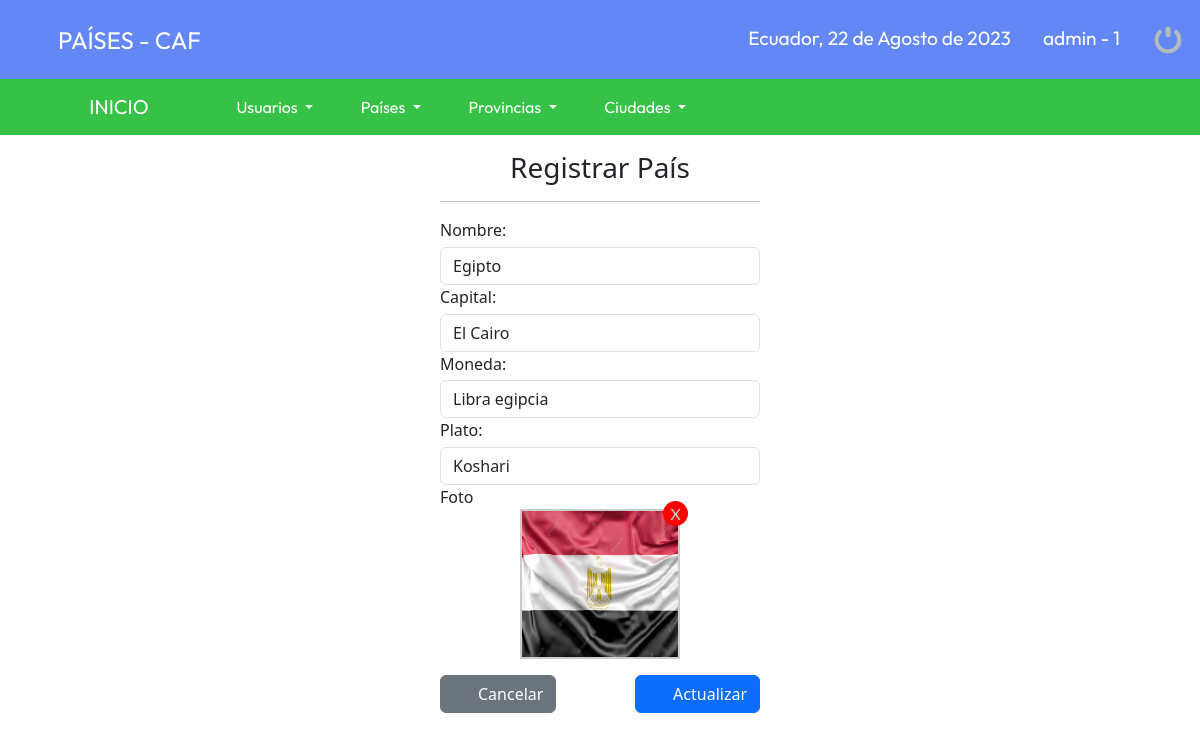
Page /CAF/sistema/editar_pais.php?id=1 (signed in) on the committed database.
### tables this page shows
CREATE TABLE `pais` (
  `idpais` bigint(11) NOT NULL,
  `nombrepais` varchar(20) NOT NULL,
  `capital` varchar(20) NOT NULL,
  `moneda` varchar(20) NOT NULL,
  `plato` varchar(20) NOT NULL,
  `date_add` datetime NOT NULL DEFAULT CURRENT_TIMESTAMP,
  `foto` text NOT NULL,
  `usuario_id` bigint(11) NOT NULL,
  `estatus` bigint(11) NOT NULL DEFAULT '1'
);

### CAF/sistema/editar_pais.php (the view, shortened to what this page needs)
<?php
	include "../conexion.php";
	if(empty($_REQUEST['id'])){
		header("location: lista_paises.php");
	}else{
		$idpais = $_REQUEST['id'];
		$query_producto = mysqli_query($conection, "SELECT idpais, nombrepais, capital, moneda, plato, foto FROM pais WHERE idpais=$idpais AND estatus = 1 ");
		$result_producto = mysqli_num_rows($query_producto);
		$foto = '';
		$classRemove = 'notBlock';
		if($result_producto > 0){
			$data_producto = mysqli_fetch_assoc($query_producto);
			if($data_producto['foto'] != 'img_producto.png'){
				$classRemove = '';
				$foto = '<img id="img" src="img/uploads/'.$data_producto['foto'].'" alt="Producto">';
			}
		}else{
			header("location: lista_paises.php");
		}
	}
?>
<!DOCTYPE html>
<html>
<head>
	<link rel="stylesheet" type="text/css" href="css/style.css">
</head>
<body>
	<?php include "includes/header.php"; ?>
	<div class="tile formularios">
        <h3 class="tile-title">Registrar País</h3>
        <hr>
            <div class="tile-body">
              	<form method="post" action="" enctype="multipart/form-data">
                	<div class="form-group">
                  		<label class="control-label">Nombre:</label>
                  		<input class="form-control" type="text" name="nombre" placeholder="Nombre del país" onkeyup="this.value=Letras(this.value)" value="<?php echo $data_producto['nombrepais']; ?>">
                	</div>
                	<div class="form-group">
                  		<label class="control-label">Capital:</label>
                  		<input class="form-control" type="text" name="capital" placeholder="Capital del país" onkeyup="this.value=Letras(this.value)" value="<?php echo $data_producto['capital']; ?>">
                	</div>
                	<div class="form-group">
                  		<label class="control-label">Moneda:</label>
                  		<input class="form-control" type="text" name="moneda" placeholder="Moneda oficial" onkeyup="this.value=Letras(this.value)" value="<?php echo $data_producto['moneda']; ?>">
                	</div>
                	<div class="form-group">
                  		<label class="control-label">Plato:</label>
                  		<input class="form-control" type="text" name="plato" placeholder="Plato típico" onkeyup="this.value=Letras(this.value)" value="<?php echo $data_producto['plato']; ?>">
                	</div>
		           <div class="photo">
						<label for="foto">Foto</label>
				        <div class="prevPhoto">
				        <span class="delPhoto <?php echo $$classRemove; ?>">X</span>
				        <label for="foto"></label>
				        <?php echo $foto; ?>
				        </div>
					</div>
				<div class="tile-footer">
	              	<button type="hidden" class="btn btn-secondary">
	              	<a class="cancelar" href="lista_paises.php" ><i class="fa fa-fw fa-lg fa-times-circle"></i>Cancelar</a></button>
	              	<button class="btn btn-primary registrar" type="submit"><i class="fa fa-fw fa-lg fa-check-circle"></i>Actualizar</button>
            	</div>
              </form>
            </div>
          </div>
</body>
</html>

### CAF/sistema/css/style.css (style rules this page uses)
* { margin: 0; padding: 0; box-sizing: border-box; }
.formularios { width: 20rem; height: auto; margin: 1rem auto; }
.formularios h3 { text-align: center; }
.formularios button { margin-top: 1rem; }
.registrar { float: right; }
.cancelar { color: #fff; text-decoration: none; }
.formularios input { margin-top: 0.3rem; }
.photo .prevPhoto { display: flex; justify-content: space-between; width: 160px; height: 150px; border: 2px solid #CCC; position: relative; cursor: pointer; background: url(../images/uploads/user.png); background-repeat: no-repeat; background-size: cover; background-position: center center; margin: auto; }
.prevPhoto label { cursor: pointer; width: 100%; height: 100%; position: absolute; top: 0; left: 0; z-index: 2; }
.prevPhoto img { width: 100%; height: 100%; }
.delPhoto { color: #ccc; display: -webkit-flex; display: -moz-flex; display: -ms-flex; display: -o-flex; display: flex; justify-content: center; align-items: center; border-radius: 50%; width: 25px; height: 25px; background: red; position: absolute; right: -10px; top: -10px; z-index: 10; }

### CAF/sistema/css/header.css (style rules this page uses)
span, .titulo { color: white; font-family: 'Outfit', sans-serif; }
.cancelar { margin-right: auto; }
.cancelar, .salir { width: 7rem; }

### rows in the picture
pais: nombre "Egipto", capital "El Cairo", moneda "Libra egipcia", plato "Koshari", foto (picture)

### other values in the picture
fechaC() "22 de Agosto de 2023"
$_SESSION['user'] "admin"
$_SESSION['rol'] "1"
